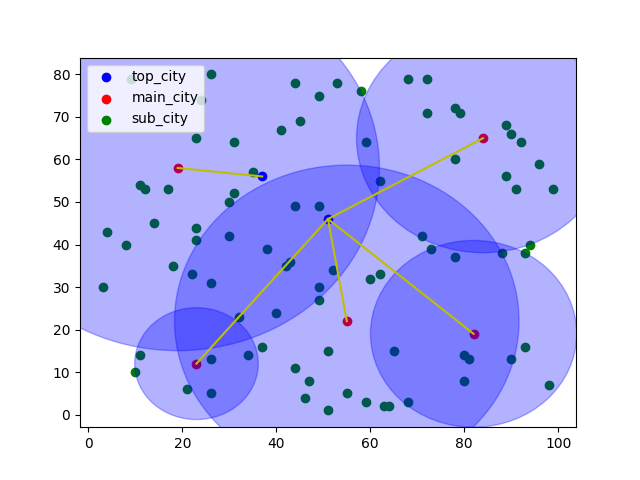

The Python source for this figure:
import pandas as pd
import matplotlib.pyplot as plt
import numpy as np
import torch
from tqdm import tqdm
import math
from matplotlib.patches import Circle
from utils import *


top_server_pos_x, top_server_pos_y, main_server_pos_x, main_server_pos_y, sub_server_pos_x, sub_server_pos_y, _ = processData()
total_distance: torch.tensor = get_total_distance()
top_distance = get_top_distance()
values, idxs = torch.min(total_distance, dim=0)
first = []
second = []
third = []
fourth = []
fifth = []
for i in range(values.size(0)):
    if idxs[i] == 0:
        first.append(values[i])
    elif idxs[i] == 1:
        second.append(values[i])
    elif idxs[i] == 2:
        third.append(values[i])
    elif idxs[i] == 3:
        fourth.append(values[i])
    else:
        fifth.append(values[i])

base_value = torch.min(top_distance, dim=0)[0]

max_r1, _ = torch.max(torch.tensor(first), dim=0)
max_r1 -= base_value[0]
max_r2, _ = torch.max(torch.tensor(second), dim=0)
max_r2 -= base_value[1]
max_r3, _ = torch.max(torch.tensor(third), dim=0)
max_r3 -= base_value[2]
max_r4, _ = torch.max(torch.tensor(fourth), dim=0)
max_r4 -= base_value[3]
max_r5, _ = torch.max(torch.tensor(fifth), dim=0)
max_r5 -= base_value[4]
plot_basic()
circle1 = plt.Circle(xy=(main_server_pos_x[0], main_server_pos_y[0]), alpha=0.3, radius=max_r1.item(), color='b')
circle2 = plt.Circle(xy=(main_server_pos_x[1], main_server_pos_y[1]), alpha=0.3, radius=max_r2.item(), color='b')
circle3 = plt.Circle(xy=(main_server_pos_x[2], main_server_pos_y[2]), alpha=0.3, radius=max_r3.item(), color='b')
circle4 = plt.Circle(xy=(main_server_pos_x[3], main_server_pos_y[3]), alpha=0.3, radius=max_r4.item(), color='b')
circle5 = plt.Circle(xy=(main_server_pos_x[4], main_server_pos_y[4]), alpha=0.3, radius=max_r5.item(), color='b')
plt.gcf().gca().add_artist(circle1)
plt.gcf().gca().add_artist(circle2)
plt.gcf().gca().add_artist(circle3)
plt.gcf().gca().add_artist(circle4)
plt.gcf().gca().add_artist(circle5)
plt.savefig('first.png')
plt.show()
